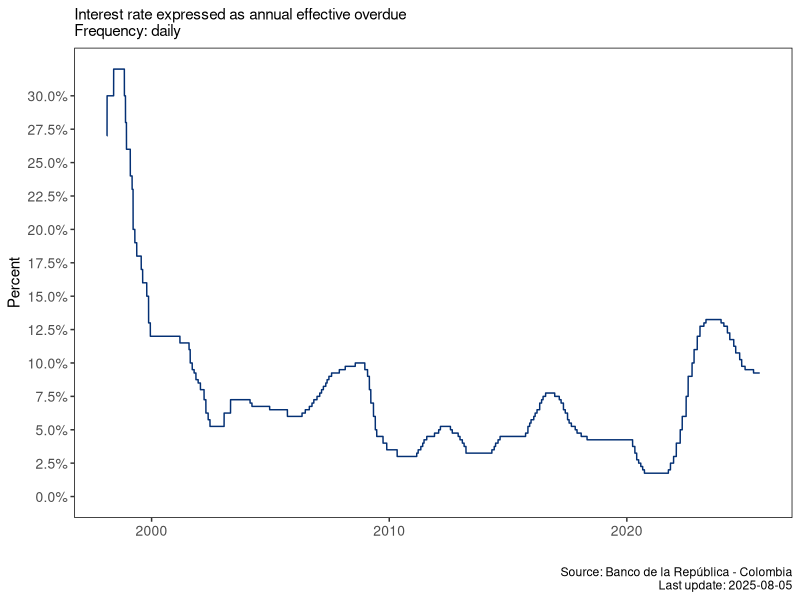
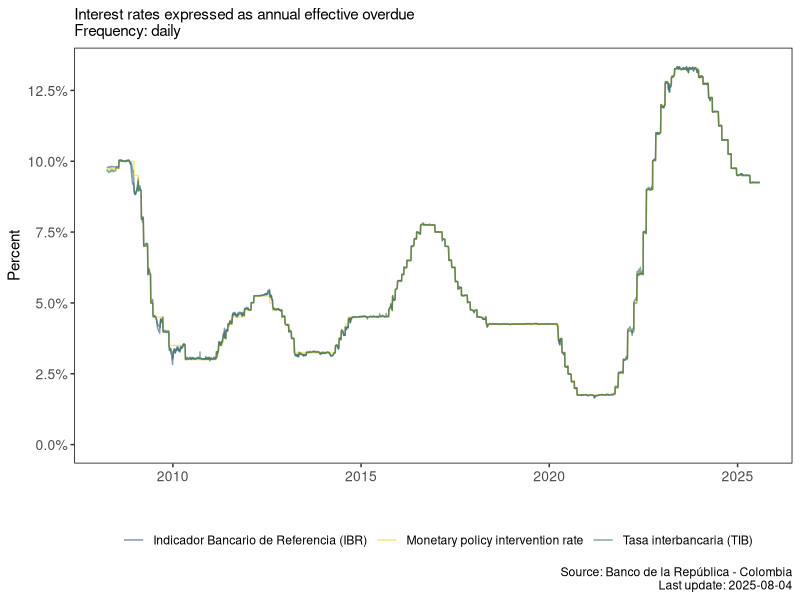
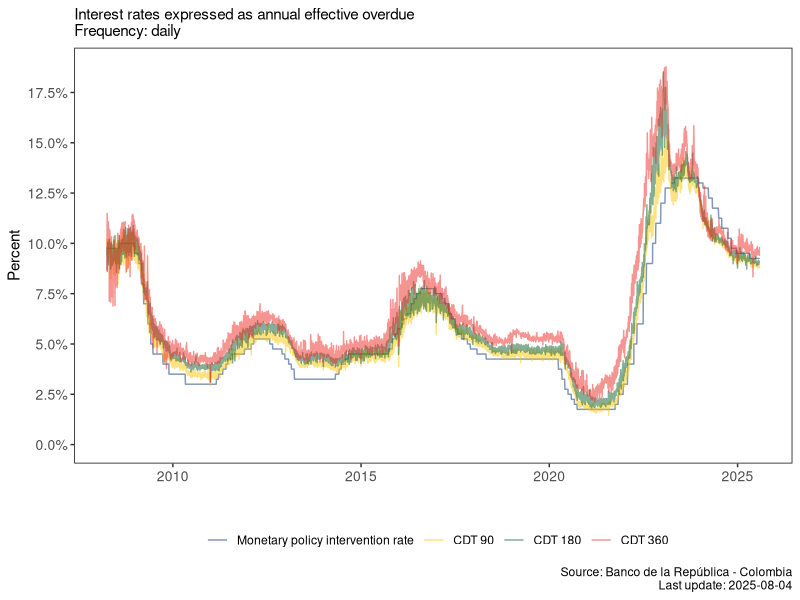

Write R code to recreate these figures, in order.
## ---- chunk 1
#| label: libraries

library(tidyverse)
library(scales)
## ---- chunk 2
#| label: palette

umng_palette <- c(
  "#043074",
  "#fdc600",
  "#0d5e30",
  "#ee2a24",
  "#fc6700",
  "#00b3f0",
  "#6e3c1a",
  "#f8941c",
  "#8e44ad",
  "#2c3e50",
  "#16a085",
  "#c0392b",
  "#e91e63"
)
## ---- chunk 3
#| include: false

# Political interest rate 2025-08-04 (Colombia)
i_t <- 0.0925
date <- lubridate::ymd("2025-08-04")
## ---- chunk 4
# https://www.banrep.gov.co/es > 
# Estadísticas económicas >
# ¡Nuevo portal de estadísticas económicas! >
# Series de estadísticas económicas >
# Catálogo >
# Tasas de interés y sector financiero >
# Tasas de interés de política monetaria

# Import
pir_daily <- read_csv(file = '000_data/007_tip_serie_historica_diaria.csv') |> 
  set_names(nm = c('date', 'pir'))
## ---- chunk 5
#| label: fig-daily-pir-col
#| fig-cap: Monetary policy intervention rate of the Bank of the Republic (Colombia)

# Visualization
pir_daily |> 
  ggplot(aes(x = date, y = pir)) +
  geom_line(color = umng_palette[1]) +
  labs(x        = '', 
       y        = 'Percent',
       caption  = str_glue('Source: Banco de la República - Colombia
                           Last update: {pir_daily$date[length(pir_daily$date)]}'),
       subtitle = str_glue('Interest rate expressed as annual effective overdue
                             Frequency: daily')) +
  scale_y_continuous(labels = scales::label_number(accuracy = 0.1, suffix = "%"),
                     breaks = seq(from = 0, to = max(pir_daily$pir), by = 2.5)) + 
  expand_limits(y = 0) +
  theme(
    panel.border = element_rect(
      fill = NA,
      color = "black"
    ),
    plot.background = element_rect(fill = "white"),
    panel.background = element_rect(fill = "white"),
    legend.background = element_rect(fill = "white"),
    axis.text = element_text(size = 10)
  )
## ---- chunk 6
# https://www.banrep.gov.co/es > 
# Estadísticas económicas >
# ¡Nuevo portal de estadísticas económicas! >
# Series de estadísticas económicas >
# Catálogo >
# Tasas de interés y sector financiero >
# Tasas de interés >
# Tasa Interbancaria (TIB)

# Import
tib_daily <- read_csv(file  = '000_data/007_tib_serie_historica_diaria.csv') |> 
  set_names(nm = c('date', 'tib'))

# https://www.banrep.gov.co/es > 
# Estadísticas económicas >
# ¡Nuevo portal de estadísticas económicas! >
# Series de estadísticas económicas >
# Tablas preconstruidas >
# Tasas de interés y sector financiero >
# Tablas preconstruidas >
# Tasas de interés >
# Indicador Bancario de Referencia (IBR) >
# Según plazo
## Select
### Fecha Start at 2008-01-02
### Descripción del plazo: Plazo overnight

ibr_daily <- read_csv(file = "000_data/007_ibr_plazo_overnight_diaria.csv")

# Tidy
ibr_daily_clean <- ibr_daily |>
  # Check column names if they change
  select(`Fecha (dd/mm/aaaa)`, `Tipo tasa`, TASA) |> 
  # Check column names if they change
  ## Filter for tasa efectiva
  filter(`Tipo tasa` == "Tasa efectiva (%)") |> 
  # Check column names if they change
  select(`Fecha (dd/mm/aaaa)`, TASA) |> 
  set_names(nm = c('date', 'ibr')) |> 
  # Be careful with that part
  ## Initially it says dd/mm/yyyy
  mutate(date = mdy(date))

# Merge
pir_tib_tbr_daily <- pir_daily |> 
  left_join(tib_daily, by = "date") |> 
  left_join(ibr_daily_clean, by = "date") |>
  drop_na() |> 
  pivot_longer(cols = pir:ibr, names_to = "variable", values_to = "value") |> 
  mutate(variable = case_when(
    variable == "pir" ~ "Monetary policy intervention rate",
    variable == "tib" ~ "Tasa interbancaria (TIB)",
    variable == "ibr" ~ "Indicador Bancario de Referencia (IBR)",
    TRUE ~ variable))
## ---- chunk 7
#| label: fig-daily-pir-tib-ibr-col
#| fig-cap: Monetary policy intervention rate, TIB and IBR

# visualization
pir_tib_tbr_daily |> 
  ggplot(aes(x = date, 
             y = value, 
             group = variable,
             color = variable)) +
  geom_line(linewidth = 0.5, alpha = 0.5) +
  labs(x        = '', 
       y        = 'Percent',
       color    = "",
       caption  = str_glue('Source: Banco de la República - Colombia
                           Last update: {pir_tib_tbr_daily$date[length(pir_tib_tbr_daily$date)]}'),
       subtitle = str_glue('Interest rates expressed as annual effective overdue
                             Frequency: daily')) +
  scale_y_continuous(labels = label_number(accuracy = 0.1, suffix = "%"),
                     breaks = seq(from = 0, to = 25, by = 2.5)) + 
  scale_color_manual(values = umng_palette[1:3]) +
  expand_limits(y = 0) +
  theme(
    panel.border = element_rect(
      fill = NA,
      color = "black"
    ),
    plot.background = element_rect(fill = "white"),
    panel.background = element_rect(fill = "white"),
    legend.background = element_rect(fill = "white"),
    axis.text = element_text(size = 10),
    legend.position = "bottom"
  )
## ---- chunk 8
# https://www.banrep.gov.co/es > 
# Estadísticas económicas >
# ¡Nuevo portal de estadísticas económicas! >
# Series de estadísticas económicas >
# Tablas preconstruidas >
# Tasas de interés y sector financiero >
# Tablas preconstruidas >
# Tasas de interés >
# Tasas de captación
# Diarias >
# Serie empalmada >
## Select
### Fecha: Date Range 2008-04-01
###                   2025-08-04
### Clasificación de la identidad: Total establecimientos
### Clase de Cuenta: CDT
### Cuenta: A 90 días, A 180 días, A 360 días

# Import
cdt_90_180_360 <- read_csv(file  = '000_data/007_cdt_90_180_360_diaria.csv') 

# Tidy
cdt_90_180_360_clean <- cdt_90_180_360 |>
  # Check column names if they change
  select(`Fecha (dd/mm/aaaa)`, Cuenta, `Tasa (%)`) |> 
  # Check column names if they change
  pivot_wider(id_cols = `Fecha (dd/mm/aaaa)`, 
              names_from = Cuenta, 
              values_from = `Tasa (%)`) |> 
  set_names(nm = c("date", "cdt_90", "cdt_180", "cdt_360")) |> 
  # Be careful with that part
  ## Initially it says dd/mm/yyyy
  mutate(date = mdy(date))

# Merge
pir_cdt_90_180_360_daily <- pir_daily |>  
  left_join(cdt_90_180_360_clean, by = "date") |> 
  drop_na() |> 
  pivot_longer(cols = pir:cdt_360, names_to = "variable", values_to = "value") |> 
  mutate(variable = case_when(
    variable == "pir" ~ "Monetary policy intervention rate",
    variable == "cdt_90" ~ "CDT 90",
    variable == "cdt_180" ~ "CDT 180",
    variable == "cdt_360" ~ "CDT 360",
    .default = variable),
    variable = variable |> 
      fct_relevel(c("Monetary policy intervention rate",
                    "CDT 90", "CDT 180", "CDT 360")))
## ---- chunk 9
#| label: fig-daily-pir-cdt-90-180-360-col
#| fig-cap: Monetary policy intervention rate and CDT interest rates

# Visualization
pir_cdt_90_180_360_daily |> 
  ggplot(aes(x = date, 
             y = value, 
             group = variable, 
             color = variable)) +
  geom_line(linewidth = 0.5, alpha = 0.5) +
  labs(x        = '', 
       y        = 'Percent',
       color    = "",
       caption  = str_glue('Source: Banco de la República - Colombia
                           Last update: {pir_cdt_90_180_360_daily$date[length(pir_cdt_90_180_360_daily$date)]}'),
       subtitle = str_glue('Interest rates expressed as annual effective overdue
                             Frequency: daily')) +
  scale_y_continuous(labels = scales::label_number(accuracy = 0.1, suffix = "%"),
                     breaks = seq(from = 0, to = 25, by = 2.5)) + 
  scale_color_manual(values = umng_palette[1:4]) +
  expand_limits(y = 0) +
  theme(
    panel.border = element_rect(
      fill = NA,
      color = "black"
    ),
    plot.background = element_rect(fill = "white"),
    panel.background = element_rect(fill = "white"),
    legend.background = element_rect(fill = "white"),
    axis.text = element_text(size = 10),
    legend.position = "bottom"
  )
